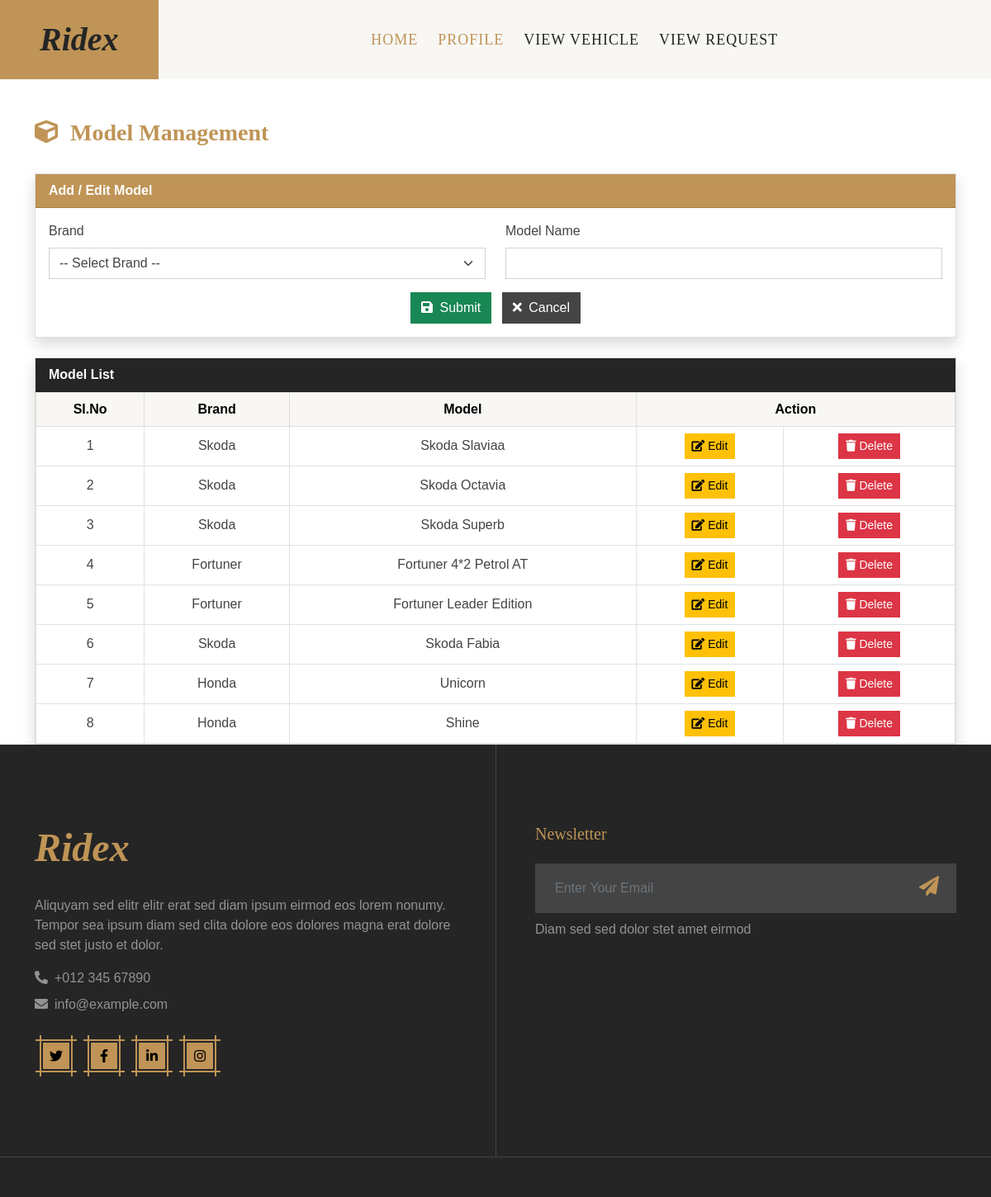
/Driver/Model/ (signed in), run on an earlier commit of the app's database.
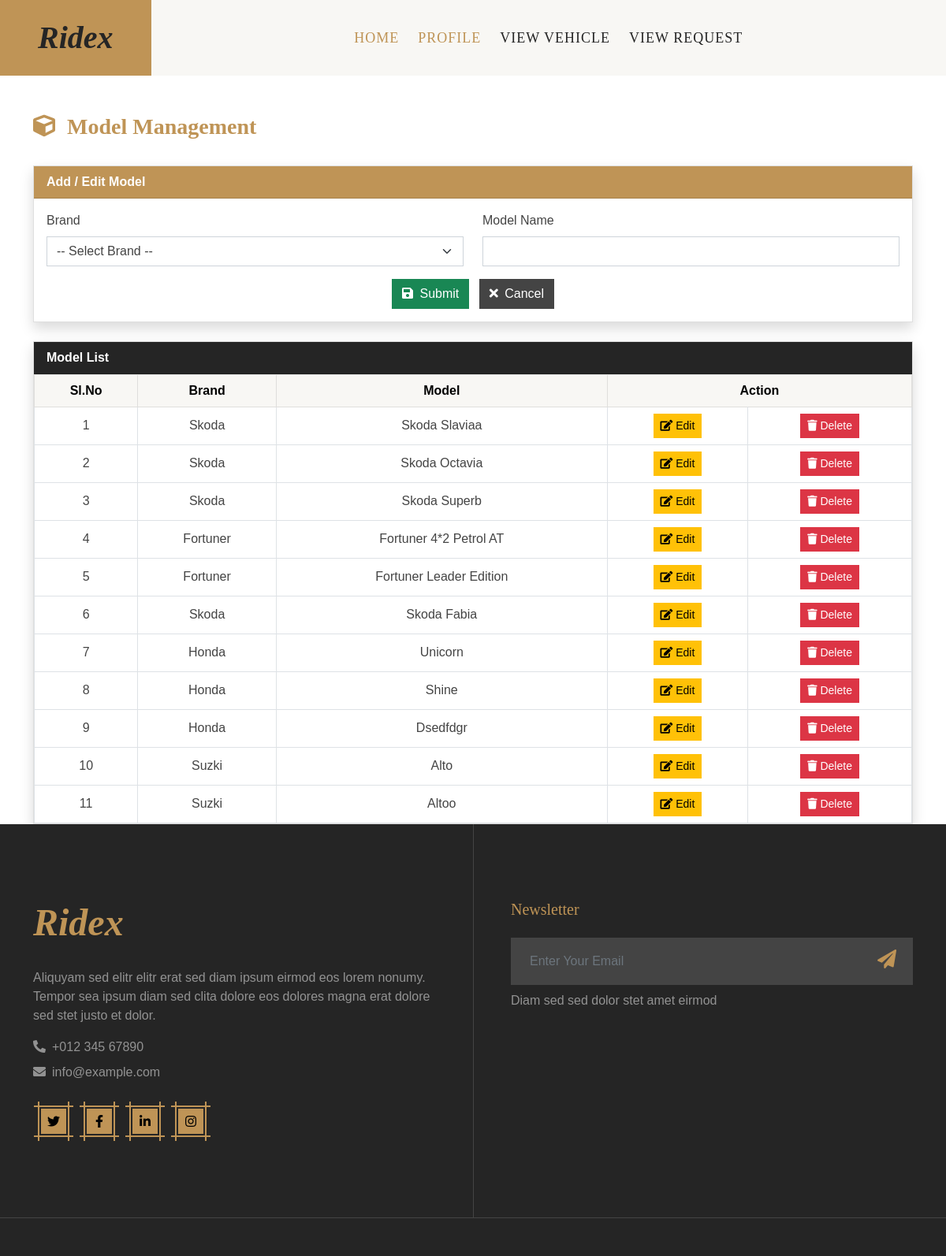
And on a later commit of the database.
### Admin/models.py (models this page shows)
class tbl_model(models.Model):
    model_name=models.CharField(max_length=50)
    brand=models.ForeignKey(tbl_brand,on_delete=models.CASCADE)

class tbl_brand(models.Model):
    brand_name=models.CharField(max_length=50)

### Driver/views.py (the view)
# urls.py: path('Model/',views.Model ,name="Model"),
def Model(request):
    if "drid" not in request.session:
        return redirect("Guest:Login")
    else:
        admindata=tbl_adminregistration.objects.get(id=request.session['aid'])
        branddata=tbl_brand.objects.all()
        modeldata=tbl_model.objects.all()
        if request.method=="POST":
            model=request.POST.get("txt_model")
            brandname=tbl_brand.objects.get(id=request.POST.get("sel_brand"))
            modelcount=tbl_model.objects.filter(model_name=model).count()
            if modelcount >0:
                return render(request,"Driver/Model.html",{'msg':"Model Aready Exist"})
            else:
                tbl_model.objects.create(model_name=model,brand=brandname)
            return render(request,"Driver/Model.html",{'msg':"Data Inserted"})
        else:
            return render(request,"Driver/Model.html",{'Data':admindata,'branddata':branddata,'modeldata':modeldata})

### Driver/Templates/Driver/Model.html (shortened to what this page needs)
{% extends 'Driver/Head.html' %}
{% block content %}
<br>
<div class="container mt-4">
    <div class="row mb-4">
        <div class="col">
            <h3 class="fw-bold text-primary">
                <i class="fa fa-cube me-2"></i> Model Management
            </h3>
        </div>
    </div>
    <div class="card shadow mb-4">
        <div class="card-header bg-primary text-white fw-bold">
            Add / Edit Model
        </div>
        <div class="card-body">
            <form action="" method="post">
                <div class="row mb-3">
                    <div class="col-md-6">
                        <label class="form-label fw-semibold">Brand</label>
                        <select name="sel_brand" class="form-select" required>
                            <option value="">-- Select Brand --</option>
                        </select>
                    </div>
                    <div class="col-md-6">
                        <label class="form-label fw-semibold">Model Name</label>
                        <input type="text"
                               name="txt_model"
                               value="{{ editdata.model_name }}"
                               class="form-control"
                               required
                               pattern="^[A-Z]+[a-zA-Z ]*$"
                               title="First letter must be capital, alphabets only">
                    </div>
                </div>
                <div class="text-center">
                    <button type="submit" class="btn btn-success me-2">
                        <i class="fa fa-save me-1"></i> Submit
                    </button>
                    <a href="{% url 'Driver:Model' %}" class="btn btn-secondary">
                        <i class="fa fa-times me-1"></i> Cancel
                    </a>
                </div>
            </form>
        </div>
    </div>
    <div class="card shadow">
        <div class="card-header bg-dark text-white fw-bold">
            Model List
        </div>
        <div class="card-body p-0">
            <table class="table table-bordered table-hover text-center align-middle mb-0">
                <thead class="table-light">
                    <tr>
                        <th>Sl.No</th>
                        <th>Brand</th>
                        <th>Model</th>
                        <th colspan="2">Action</th>
                    </tr>
                </thead>
                <tbody>
                    {% for i in modeldata %}
                    <tr>
                        <td>{{ forloop.counter }}</td>
                        <td class="fw-semibold">{{ i.brand.brand_name }}</td>
                        <td>{{ i.model_name }}</td>
                        <td>
                            <a href="{% url 'Driver:editmodel' i.id %}"
                               class="btn btn-sm btn-warning">
                                <i class="fa fa-edit"></i> Edit
                            </a>
                        </td>
                        <td>
                            <a href="{% url 'Driver:delmodel' i.id %}"
                               class="btn btn-sm btn-danger"
                               onclick="return confirm('Are you sure you want to delete?')">
                                <i class="fa fa-trash"></i> Delete
                            </a>
                        </td>
                    </tr>
                    {% empty %}
                    <tr>
                        <td colspan="5" class="text-muted">
                            No models found
                        </td>
                    </tr>
                    {% endfor %}
                </tbody>
            </table>
        </div>
    </div>
</div>
{% endblock content %}

What changed in the data, as far as the page shows it:
added tbl_model: brand.brand_name "Honda", model_name "Dsedfdgr"
added tbl_model: brand.brand_name "Suzki", model_name "Alto"
added tbl_model: brand.brand_name "Suzki", model_name "Altoo"
